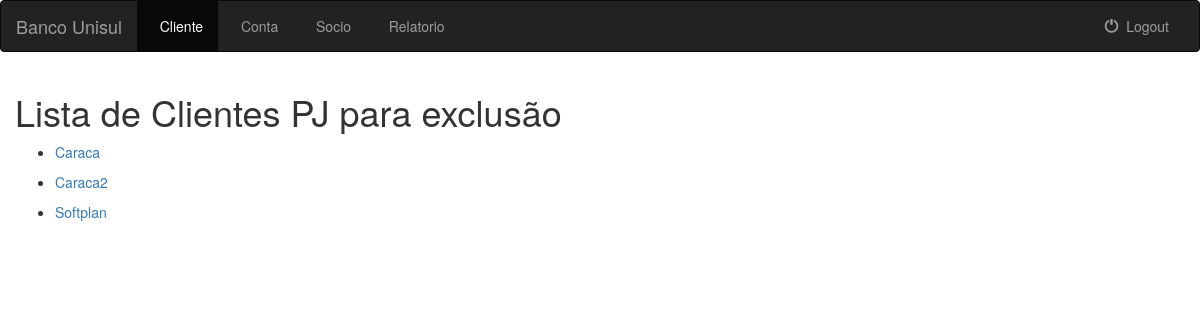
The app's page /listaexcluiclientepj/ (signed in), older data.
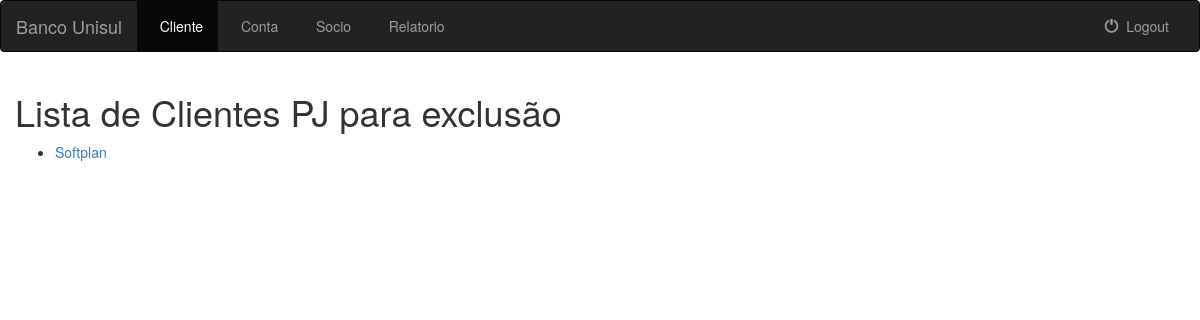
The same page, newer data.
### banco_unisul/models.py (models this page shows, shortened)
class Cliente(models.Model):
    nome = models.CharField(max_length=200)
    endereco = models.CharField(max_length=200)
    class META:
        abstract = True

class ClientePJ(Cliente):
    CNPJ = models.CharField(max_length=30, unique=True)
    def __str__(self):
        return self.nome

class Cliente(models.Model):
    nome = models.CharField(max_length=200)
    endereco = models.CharField(max_length=200)
    class META:
        abstract = True

### banco_unisul/views.py (the view)
# urls.py: url(r'^listaexcluiclientepj/$', views.ListaPJExclusao.as_view(), name='listaexcluiclientepj'),
class ListaPJExclusao(LoginRequiredMixin, generic.ListView):
    model = Socio
    template_name = 'banco_unisul/listaexcluiclientepj.html'
    context_object_name = 'todos_clientes'
    def get_queryset(self):
        return ClientePJ.objects.all()

### templates/banco_unisul/listaexcluiclientepj.html (shortened to what this page needs)
{% extends 'banco_unisul/baseinterno.html' %}
{% block cad_cliente %}active{% endblock %}
{% block body %}
    {% if todos_clientes %}
        <h1 class="col-sm-12">Lista de Clientes PJ para exclusão</h1>
        {% for cliente in todos_clientes %}
            <div class="col-sm-10">
                <ul>
                    <li><a href="{% url 'banco_unisul:clientepj-delete' cliente.id %}">{{ cliente }}</a></li>
                </ul>
            </div>
        {% endfor %}
    {% else %}
        <div>
            <h2>
                Não existe clientes cadastrados.
            </h2>
        </div>
    {% endif %}
{% endblock %}

Row changes from the older to the newer data that the page shows:
removed ClientePJ: nome "Caraca"
removed ClientePJ: nome "Caraca2"
